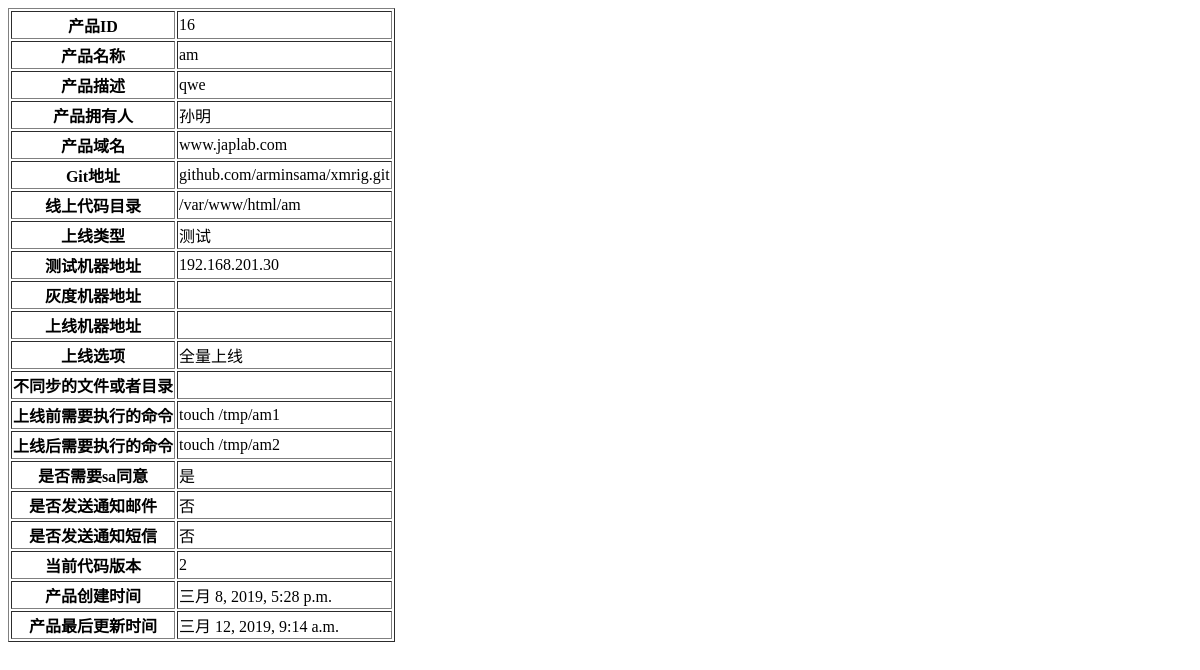
Before: /product/detail/16 (signed in) with the older database file.
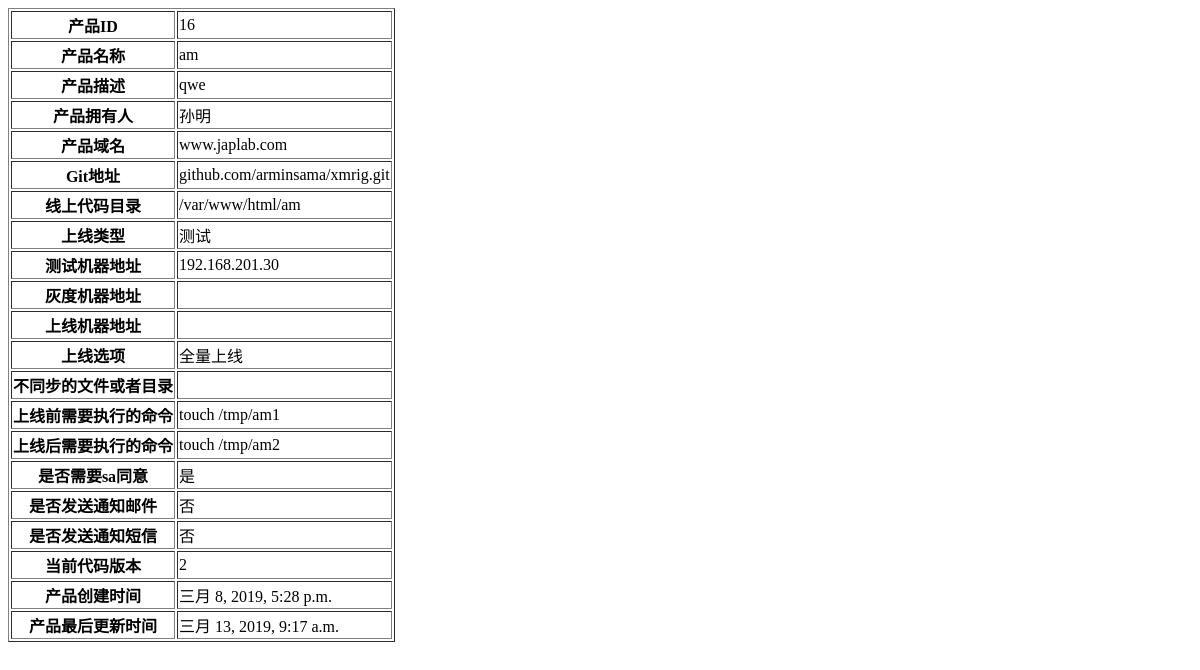
After: the same page with the newer database file.
### product/models.py (models this page shows, shortened)
class Product(models.Model):
    SYNC_TYPE_CHOICE = (
        ('t', '测试'),
        ('g', '灰度'),
        ('o', '线上'),
        ('tg', '测试+灰度'),
        ('to', '测试+线上'),
        ('go', '灰度+线上'),
        ('tgo', '测试+灰度+线上'),
    )
    SYNC_OPTION_CHOICE = (
        ('incremental', '增量上线'),
        ('full', '全量上线'),
    )
    name = models.CharField(max_length=128, unique=True, verbose_name='产品名称')
    comment = models.TextField(max_length=300, blank=True, null=True, verbose_name='产品描述')
    employees = models.ManyToManyField(Employee, verbose_name='产品拥有人')
    domain = models.CharField(max_length=256, null=True, blank=True, verbose_name='产品域名')
    git_address = models.CharField(max_length=256, unique=True, verbose_name='Git地址', help_text='不带http:// or https://')
    product_dir = models.CharField(max_length=128, unique=True, verbose_name='线上代码目录')
    sync_type = models.CharField(choices=SYNC_TYPE_CHOICE, max_length=20, verbose_name='上线类型_测试or灰度or线上')
    test_ip_list = models.TextField(max_length=500, blank=True, null=True, verbose_name='测试机器地址', help_text='逗号分割')
    gray_ip_list = models.TextField(max_length=500, blank=True, null=True, verbose_name='灰度机器地址', help_text='逗号分割')
    online_ip_list = models.TextField(max_length=500, blank=True, null=True, verbose_name='上线机器地址', help_text='逗号分割')
    sync_option = models.CharField(choices=SYNC_OPTION_CHOICE, max_length=64, verbose_name='上线选项_全量or增量')
    no_sync_file_and_path = models.TextField(max_length=500, blank=True, null=True, verbose_name='不同步的文件或者目录换行分割')
    command_before_sync = models.CharField(max_length=256, blank=True, null=True, verbose_name='上线前需要执行的命令')
    command_after_sync = models.CharField(max_length=256, blank=True, null=True, verbose_name='上线后需要执行的命令')
    need_sa_agree = models.BooleanField(default=True, verbose_name='是否需要sa同意')
    send_email = models.BooleanField(default=False, verbose_name='是否发送通知邮件')
    send_msg = models.BooleanField(default=False, verbose_name='是否发送通知短信')
    version = models.IntegerField(default=1, verbose_name='当前代码版本')
    create_time = models.DateTimeField(auto_now_add=True, verbose_name='产品创建时间')
    last_edit_time = models.DateTimeField(auto_now=True, verbose_name='产品最后更新时间')
    def get_sync_type(self):
        sync_type_dict = {
            't': '测试',
            'g': '灰度',
            'o': '线上',
            'tg': '测试+灰度',
            'to': '测试+线上',
            'go': '灰度+线上',
            'tgo': '测试+灰度+线上'}
        return sync_type_dict[self.sync_type]
    def get_sync_option(self):
        sync_option = {'incremental': '增量上线', 'full': '全量上线'}
        return sync_option[self.sync_option]
    def get_need_sa_agree(self):
        if self.need_sa_agree is True:
            return '是'
        else:
            return '否'
    def get_send_email(self):
        if self.send_email is True:
            return '是'
        else:
            return '否'
    def get_send_msg(self):
        if self.send_msg is True:
            return '是'
        else:
            return '否'
    class Meta:
        db_table = 'product'
        ordering = ['create_time']

### employee/models.py (models this page shows, shortened)
class Employee(AbstractUser):
    ROLE_CHOICE = (
        ('root', '管理员'),
        ('user', '普通用户')
    )
    username = models.CharField(max_length=50, unique=True, verbose_name='用户名')
    fullname = models.CharField(max_length=100, verbose_name='全名')
    role = models.CharField(choices=ROLE_CHOICE, max_length=10, default='user', verbose_name='身份')
    email = models.EmailField(max_length=100, verbose_name='邮箱')
    phone = models.IntegerField(verbose_name='手机号')
    password = models.CharField(max_length=128, verbose_name='密码')
    productline = models.ForeignKey(ProductLine, on_delete=models.CASCADE, verbose_name='用户所属的产品线')
    is_sa = models.BooleanField(default=False, verbose_name='是否是sa')
    create_time = models.DateTimeField(auto_now_add=True, verbose_name='用户创建时间')
    class Meta:
        db_table = 'employee'
        ordering = ['pk']

### product/views.py (the view)
# urls.py: path('detail/<int:pk>', ProductDetailView.as_view(), name='product_detail'),
class ProductDetailView(LoginRequiredMixin, DetailView):
    model = Product
    context_object_name = 'product'
    template_name = 'product/product_detail.html'

### product/templates/product/product_detail.html (shortened to what this page needs)
<!DOCTYPE html>
<html lang="en">
<head>
</head>
<body>
<table border="1">
    <tr>
        <th>产品ID</th>
        <td>{{ product.id }}</td>
    </tr>
    <tr>
        <th>产品名称</th>
        <td>{{ product.name }}</td>
    </tr>
    <tr>
        <th>产品描述</th>
        <td>{{ product.comment }}</td>
    </tr>
    <tr>
        <th>产品拥有人</th>
        <td>
            {% for employee in product.employees.all %}
                <span>{{ employee.fullname }}</span>
            {% endfor %}
        </td>
    </tr>
    <tr>
        <th>产品域名</th>
        <td>{{ product.domain }}</td>
    </tr>
    <tr>
        <th>Git地址</th>
        <td>{{ product.git_address }}</td>
    </tr>
    <tr>
        <th>线上代码目录</th>
        <td>{{ product.product_dir }}</td>
    </tr>
    <tr>
        <th>上线类型</th>
        <td>{{ product.get_sync_type }}</td>
    </tr>
    <tr>
        <th>测试机器地址</th>
        <td>{{ product.test_ip_list }}</td>
    </tr>
    <tr>
        <th>灰度机器地址</th>
        <td>{{ product.gray_ip_list }}</td>
    </tr>
    <tr>
        <th>上线机器地址</th>
        <td>{{ product.online_ip_list }}</td>
    </tr>
    <tr>
        <th>上线选项</th>
        <td>{{ product.get_sync_option }}</td>
    </tr>
    <tr>
        <th>不同步的文件或者目录</th>
        <td>{{ product.no_sync_file_and_path }}</td>
    </tr>
    <tr>
        <th>上线前需要执行的命令</th>
        <td>{{ product.command_before_sync }}</td>
    </tr>
    <tr>
        <th>上线后需要执行的命令</th>
        <td>{{ product.command_after_sync }}</td>
    </tr>
    <tr>
        <th>是否需要sa同意</th>
        <td>{{ product.get_need_sa_agree }}</td>
    </tr>
    <tr>
        <th>是否发送通知邮件</th>
        <td>{{ product.get_send_email }}</td>
    </tr>
    <tr>
        <th>是否发送通知短信</th>
        <td>{{ product.get_send_msg }}</td>
    </tr>
    <tr>
        <th>当前代码版本</th>
        <td>{{ product.version }}</td>
    </tr>
    <tr>
        <th>产品创建时间</th>
        <td>{{ product.create_time }}</td>
    </tr>
    <tr>
        <th>产品最后更新时间</th>
        <td>{{ product.last_edit_time }}</td>
    </tr>
</table>
</body>
</html>

Changed rows visible on the page:
changed Product "am": last_edit_time "三月 12, 2019, 9:14 a.m." → "三月 13, 2019, 9:17 a.m."
